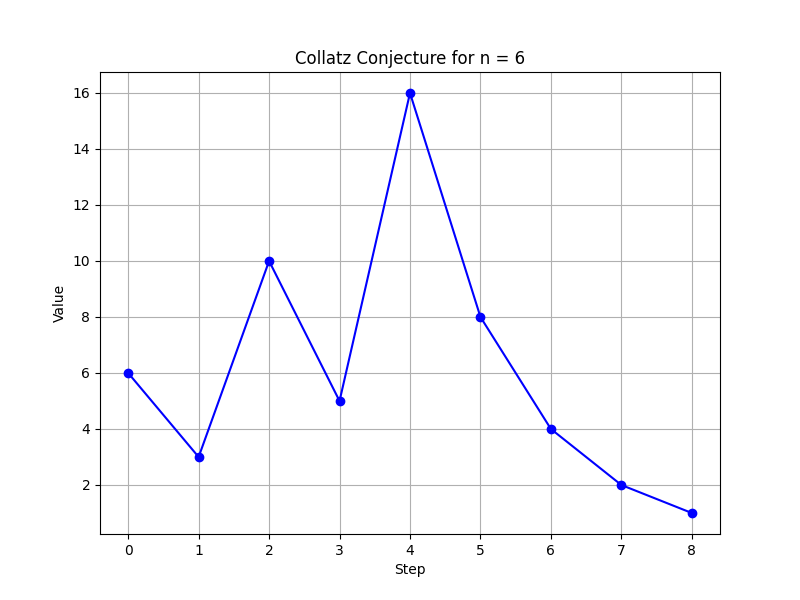

Recreate this plot in Python.
import matplotlib.pyplot as plt

def collatz_sequence(n):
    sequence = [n]
    while n != 1:
        if n % 2 == 0:
            n = n // 2
        else:
            n = 3 * n + 1
        sequence.append(n)
    return sequence

# Function to plot the Collatz sequence
def plot_collatz(n):
    sequence = collatz_sequence(n)
    x_values = range(len(sequence))

    plt.figure(figsize=(8, 6))
    plt.plot(x_values, sequence, marker='o', linestyle='-', color='b')
    plt.xlabel('Step')
    plt.ylabel('Value')
    plt.title(f'Collatz Conjecture for n = {n}')
    plt.grid()
    plt.show()

# Example usage
plot_collatz(6)
